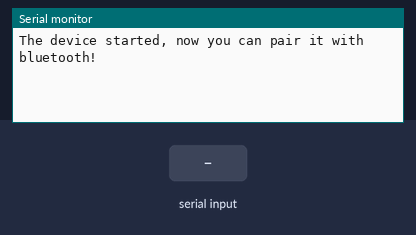
Recording of a sketch running on a simulated ESP32. Shown: the last lines printed to the serial monitor. The inputs (shaded band) are chosen by the test bench. Nothing arrives over Bluetooth unless stated.

Above: at 1.2 s.
1.3 s: "1" received over the second serial link
At 3.3 s:
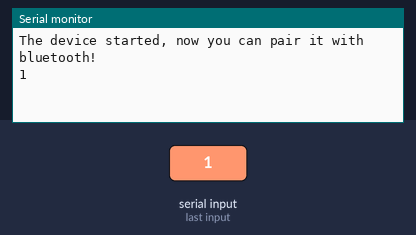
3.8 s: "0" received over the second serial link
At 5.2 s:
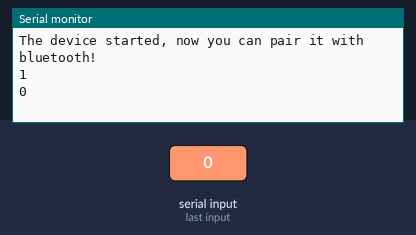
5.3 s: "2" received over the second serial link
At 7.6 s:
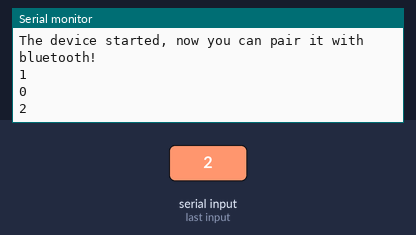

Measured:
- after the input at 1.3 s, the serial monitor: prints a new line after 1.0 s (image 1)
- after the input at 3.8 s, the serial monitor: prints a new line after 1.0 s (image 2)
- after the input at 5.3 s, the serial monitor: prints a new line after 1.0 s (image 3)

The sketch:

MINOR_PROJECT_PHASE_2_STT.ino
```cpp
#include "BluetoothSerial.h"
BluetoothSerial SerialBT;

void setup()
{
  Serial.begin(115200);
  SerialBT.begin("DBKS_MP");
  Serial.println("The device started, now you can pair it with bluetooth!");
}
void loop()
{
  if (SerialBT.available())
  {
    String value = SerialBT.readString();
    Serial.println(value);
  }
}
```
